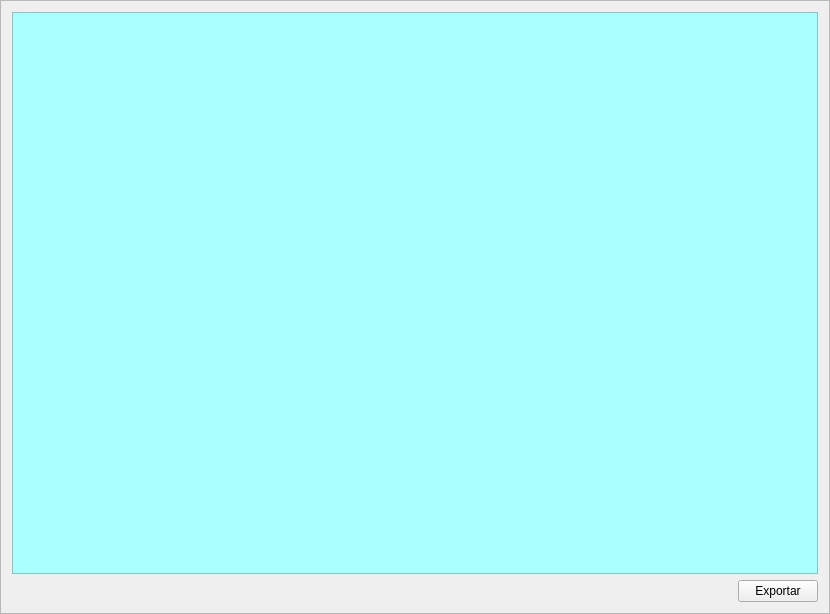
<?xml version="1.0" encoding="UTF-8"?>
<ui version="4.0">
 <class>TransactionsFrame</class>
 <widget class="QFrame" name="TransactionsFrame">
  <property name="geometry">
   <rect>
    <x>0</x>
    <y>0</y>
    <width>830</width>
    <height>614</height>
   </rect>
  </property>
  <property name="windowTitle">
   <string>Frame</string>
  </property>
  <property name="frameShape">
   <enum>QFrame::StyledPanel</enum>
  </property>
  <property name="frameShadow">
   <enum>QFrame::Raised</enum>
  </property>
  <layout class="QVBoxLayout" name="verticalLayout">
   <item>
    <widget class="QTreeView" name="m_transactionsView">
     <property name="styleSheet">
      <string notr="true">background-color: rgb(170, 255, 255);
color: rgb(0, 0, 0);</string>
     </property>
     <property name="sizeAdjustPolicy">
      <enum>QAbstractScrollArea::AdjustIgnored</enum>
     </property>
     <property name="editTriggers">
      <set>QAbstractItemView::AnyKeyPressed|QAbstractItemView::CurrentChanged|QAbstractItemView::EditKeyPressed|QAbstractItemView::SelectedClicked</set>
     </property>
     <property name="alternatingRowColors">
      <bool>true</bool>
     </property>
     <property name="rootIsDecorated">
      <bool>false</bool>
     </property>
     <property name="uniformRowHeights">
      <bool>true</bool>
     </property>
     <property name="itemsExpandable">
      <bool>false</bool>
     </property>
     <property name="sortingEnabled">
      <bool>false</bool>
     </property>
     <attribute name="headerCascadingSectionResizes">
      <bool>true</bool>
     </attribute>
     <attribute name="headerShowSortIndicator" stdset="0">
      <bool>false</bool>
     </attribute>
    </widget>
   </item>
   <item>
    <layout class="QHBoxLayout" name="horizontalLayout">
     <item>
      <spacer name="horizontalSpacer">
       <property name="orientation">
        <enum>Qt::Horizontal</enum>
       </property>
       <property name="sizeHint" stdset="0">
        <size>
         <width>40</width>
         <height>20</height>
        </size>
       </property>
      </spacer>
     </item>
     <item>
      <widget class="QPushButton" name="m_csvButton">
       <property name="text">
        <string>Exportar</string>
       </property>
       <property name="icon">
        <iconset resource="../../resources.qrc">
         <normaloff>:/icons/export</normaloff>:/icons/export</iconset>
       </property>
      </widget>
     </item>
    </layout>
   </item>
  </layout>
 </widget>
 <resources>
  <include location="../../resources.qrc"/>
 </resources>
 <connections>
  <connection>
   <sender>m_csvButton</sender>
   <signal>clicked()</signal>
   <receiver>TransactionsFrame</receiver>
   <slot>exportToCsv()</slot>
   <hints>
    <hint type="sourcelabel">
     <x>761</x>
     <y>587</y>
    </hint>
    <hint type="destinationlabel">
     <x>414</x>
     <y>306</y>
    </hint>
   </hints>
  </connection>
  <connection>
   <sender>m_transactionsView</sender>
   <signal>doubleClicked(QModelIndex)</signal>
   <receiver>TransactionsFrame</receiver>
   <slot>showTransactionDetails(QModelIndex)</slot>
   <hints>
    <hint type="sourcelabel">
     <x>414</x>
     <y>287</y>
    </hint>
    <hint type="destinationlabel">
     <x>414</x>
     <y>306</y>
    </hint>
   </hints>
  </connection>
 </connections>
 <slots>
  <slot>exportToCsv()</slot>
  <slot>showTransactionDetails(QModelIndex)</slot>
 </slots>
</ui>
